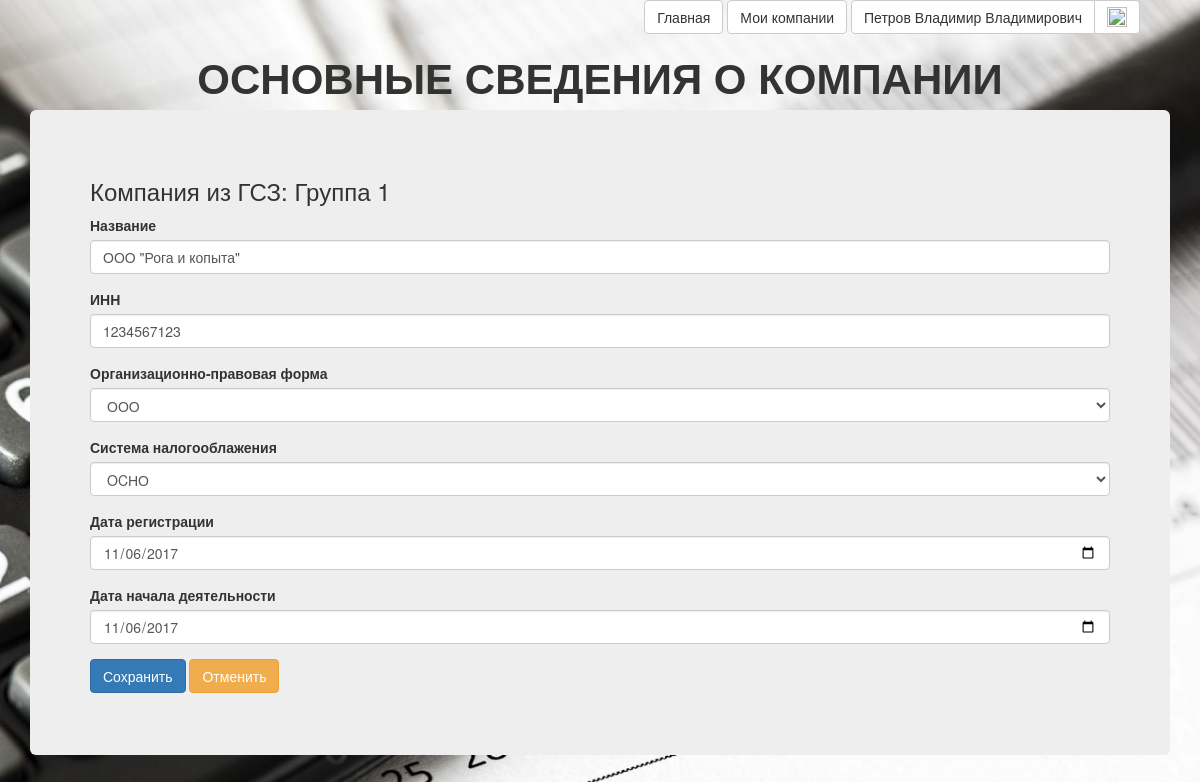
Page /cred_limit/company_edit.php?Company_Id=1 (signed in) on the committed database.
### tables this page shows
CREATE TABLE `users` (
  `id` bigint(20) UNSIGNED NOT NULL,
  `email` char(64) NOT NULL,
  `nickname` char(64) NOT NULL,
  `password` char(225) NOT NULL,
  `fullname` char(100) DEFAULT NULL,
  `newsletter` tinyint(1) DEFAULT NULL,
  `status_active` tinyint(1) NOT NULL
);

CREATE TABLE `company` (
  `Id` int(10) UNSIGNED NOT NULL,
  `INN` bigint(20) UNSIGNED NOT NULL,
  `GSZ_Id` tinyint(2) UNSIGNED NOT NULL,
  `User_Id` bigint(20) UNSIGNED NOT NULL,
  `Name` char(150) NOT NULL,
  `OPF_Id` tinyint(2) UNSIGNED NOT NULL,
  `SNO_Id` tinyint(2) UNSIGNED NOT NULL,
  `Date_Registr` date DEFAULT NULL,
  `Date_Begin_Work` date DEFAULT NULL
);

CREATE TABLE `gsz` (
  `Id` tinyint(2) UNSIGNED NOT NULL,
  `User_Id` bigint(20) UNSIGNED NOT NULL,
  `Brief_Name` char(30) DEFAULT NULL,
  `Full_Name` char(150) DEFAULT NULL
);

CREATE TABLE `opf` (
  `Id` tinyint(2) UNSIGNED NOT NULL,
  `Brief_Name` varchar(10) NOT NULL,
  `Full_Name` varchar(100) NOT NULL,
  `INN_Length` tinyint(2) UNSIGNED NOT NULL,
  `Is_Corporation` tinyint(1) NOT NULL DEFAULT '1' COMMENT 'Признак того, что компания является организацией (не ИП). У ИП=0, у других = 1.'
);

CREATE TABLE `sno` (
  `Id` tinyint(2) UNSIGNED NOT NULL,
  `Brief_Name` varchar(10) NOT NULL,
  `Full_Name` varchar(100) NOT NULL,
  `Cred_Limit_Affect` tinyint(1) NOT NULL DEFAULT '1'
);

### registration/lib/common.php (called while the page is built, shortened)
<?php
function get_current_user_id()
{
	return $_SESSION['user_id'];
}
function db_user_find_by_id($dbh, $id)
{
	$query = 'SELECT * FROM users WHERE id=?';
	$stmt = mysqli_prepare($dbh, $query);
	mysqli_stmt_bind_param($stmt, 's', $id);
	if (mysqli_stmt_execute($stmt) === false)
		db_handle_error($dbh);
	$qr = mysqli_stmt_get_result($stmt);
	$result = mysqli_fetch_assoc($qr);
	return $result;
}

### script/finansist_scripts.php (called while the page is built, shortened)
<?php
require_once $_SERVER['DOCUMENT_ROOT'].'/registration/lib/common.php';
function xss($data)
{
    if (is_array($data))
    {
        $escaped = array();
        foreach ($data as $key => $value)
        {
            $escaped[$key] = xss($value);
        }
        return $escaped;
    }
    return trim(htmlspecialchars($data));
}
function getRow($query)
{
    global $mysqli;
    $result_set = $mysqli->query($query);
    $row = $result_set->fetch_assoc();
    return $row;
}
function getTable($query)
{
    global $mysqli;
    $result_set = $mysqli->query($query);
    $result = array();
    while (($row = $result_set->fetch_assoc()) !=false)
    {
        $result[]=$row;
    }
    return $result;
}
?>

### script/app_config.php (called while the page is built, shortened)
<?php
require_once 'finansist_scripts.php';
$get = xss($_GET);

### cred_limit/script/cred_limit_scripts.php (called while the page is built, shortened)
<?php
require_once($_SERVER['DOCUMENT_ROOT'].'/script/app_config.php');
class Company_Item
{
	function __construct($Company_Id)
	{
		$query = "SELECT `A`.`Name` AS `Name`, `A`.`INN` AS `INN`, `A`.`GSZ_Id` AS `GSZ_Id`, `A`.`OPF_Id` AS `OPF_Id`, `A`.`SNO_Id` AS `SNO_Id`, `B`.`Brief_Name` AS `OPF`, ";
		$query .= " `C`.`Brief_Name` AS `SNO`, `D`.`Brief_Name` AS  `GSZ_Name`, `A`.`Date_Registr`, `A`.`Date_Begin_Work`, `B`.`Is_Corporation` ";
		$query .= "FROM `company` `A`, `OPF` `B`, `SNO` `C` , `GSZ` `D` ";
		$query .= "WHERE `A`.`Id`={$Company_Id} AND (`A`.`OPF_Id`=`B`.`Id`) AND (`A`.`SNO_Id`=`C`.`Id`) AND (`A`.`GSZ_Id`=`D`.`Id`)";
		$row = getRow($query);
		$this->Name = htmlspecialchars($row['Name']);
		$this->INN = $row['INN'];
		$this->GSZ_Name = htmlspecialchars($row['GSZ_Name']);
		$this->OPF = $row['OPF'];
		$this->SNO = $row['SNO'];
		$this->Date_Registr = (is_null($row['Date_Registr']) ? "" : $row['Date_Registr']);
		$this->Date_Begin_Work = (is_null($row['Date_Begin_Work']) ? "" : $row['Date_Begin_Work']);
	}
}
function get_OPF_names()
{
	$array_OPF_names = [];
	$query = 'SELECT `Brief_Name`, `INN_Length` FROM `OPF`';
	$result_array = getTable($query);
	foreach ($result_array as $row)
	{
		$array_OPF_names[$row['Brief_Name']]=$row['INN_Length'];
	}
	return $array_OPF_names;
}
function get_SNO_names()
{
	$array_SNO_names = [];
	$query = 'SELECT `Brief_Name`, `Cred_Limit_Affect` FROM `SNO`';
	$result_array = getTable($query);
	foreach ($result_array as $row)
	{
		$array_SNO_names[$row['Brief_Name']]=$row['Cred_Limit_Affect'];
	}
	return $array_SNO_names;
}

### cred_limit/company_edit.php (the view, shortened to what this page needs)
<?php
	require_once('script/cred_limit_scripts.php');
	include_once ($_SERVER['DOCUMENT_ROOT'].'/registration/header_login.php');
	$company = new Company_item($get["Company_Id"]);
?>
<!DOCTYPE html>
<html>
<head>
	<link href="/css/bootstrap.min.css" rel="stylesheet"/>
	<link href="/css/style.css" rel="stylesheet"/>
	<link rel="stylesheet" href="/css/alertify.css">
	<link rel="stylesheet" href="/css/themes/bootstrap.css">
</head>
<body>
	<div class="container">
		<header>
			<h2 class="text-center">Основные сведения о компании</h2>
		</header>
		<div class="jumbotron">
			<h3>Компания из ГСЗ: <?=$company->GSZ_Name?></h3>
			<form name="edit_form" id="edit_form" class="validated_company_form"  action="<?=HTML_PATH_COMPANY_SAVE_ITEM?>?action=update" method="POST">
				<div class="form-group">
					<label for="Company_Name">Название</label>
					<input type="text" class="form-control" name="Company_Name" id="Company_Name"  maxlength="<?=MAX_LENGTH_COMPANY_NAME?>" value="<?=$company->Name?>">
				</div>
				<div class="form-group">
					<label for="INN">ИНН</label>
					<input type="text" class="form-control company_input" name="INN" id="INN" maxlength=12 minlength=10 value="<?=$company->INN?>">
				</div>
				<div class="form-group">
				    <label for="OPF">Организационно-правовая форма</label>
				    <select class="form-control company_input" name="OPF" id="OPF">
						<?php
						foreach (get_OPF_names() as $OPF_name => $INN_Length)
							if ($OPF_name==($company->OPF)): ?>
								<option data-INN_Length="<?=$INN_Length?>" selected><?=$OPF_name?></option>
							<?php else: ?>
								<option data-INN_Length="<?=$INN_Length?>"><?=$OPF_name?></option>
							<?php endif; ?>
					</select>
				</div>
				<div class="form-group">
			    	<label for="SNO">Система налогооблажения</label>
			    	<select class="form-control company_input"  name="SNO" id="SNO" >
					<?php
					foreach (get_SNO_names() as $SNO_name => $Cred_Limit_Affect)
						if ($SNO_name==($company->SNO)): ?>
							<option data-Cred_Limit_Affect="<?=$Cred_Limit_Affect?>" selected><?=$SNO_name?></option>
						<?php else: ?>
							<option data-Cred_Limit_Affect="<?=$Cred_Limit_Affect?>"><?=$SNO_name?></option>
						<?php endif; ?>
					</select>
				</div>
				<div class="form-group">
					<label for="Date_Registr">Дата регистрации</label>
					<input type="date" required class="form-control company_input" name="Date_Registr" id="Date_Registr" value="<?=$company->Date_Registr?>" >
				</div>
				<div class="form-group">
					<label for="Date_Begin_Work">Дата начала деятельности</label>
					<input type="date" class="form-control company_input" name="Date_Begin_Work" id="Date_Begin_Work" value="<?=$company->Date_Begin_Work?>" >
				</div>
				<button type="submit" class="btn btn-primary">Сохранить</button>
				<button type="button" class="btn btn-warning" onClick="history.back();">Отменить</button>
			</form>
		</div>
</body>
</html>

### registration/header_login.php (shortened to what this page needs)
<?php
$dbh = db_connect();
if (is_current_user())
{
$current_user = db_user_find_by_id($dbh, get_current_user_id());
}
else
{
$current_user=false;
}
?>
<html>
<div align="right" style="margin-right:5%" class="wrapper">
		<?php if ($current_user): ?>
			<a href="../" class="btn btn-default">Главная</a>
			<a href="../registration/users_company.php" class="btn btn-default">Мои компании</a>
			<div class="btn-group">
			  <a href="../registration/users_setting.php" title="Настройки профиля" class="btn btn-default"><?= $current_user['fullname'] ?></a>
			  <a href="../registration/logout.php" title="Выход" class="btn btn-default"><img width="20" height="20" src="../img/Out.png"></a>
			</div>
		<?php endif; ?>
</div>
</html>

### css/style.css (style rules this page uses)
body { background-image: url(../img/bg.jpg); height: 100%; background-repeat: no-repeat; background-size: cover; }
h2 { font-size: 42px; font-style: normal; font-weight: 700; text-transform: uppercase; }
.jumbotron { text-align: left; }

### rows in the picture
users: fullname "Петров Владимир Владимирович"
company: GSZ_Id.Brief_Name "Группа 1", Company_Name "ООО \"Рога и копыта\"", INN "1234567123", Date_Registr "11/06/2017", Date_Begin_Work "11/06/2017"
opf: OPF "ООО"
sno: SNO "OCНО"
